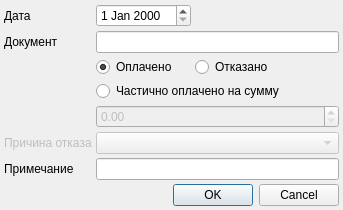
<?xml version="1.0" encoding="UTF-8"?>
<ui version="4.0">
 <class>PayStatusDialog</class>
 <widget class="QDialog" name="PayStatusDialog">
  <property name="windowModality">
   <enum>Qt::ApplicationModal</enum>
  </property>
  <property name="geometry">
   <rect>
    <x>0</x>
    <y>0</y>
    <width>343</width>
    <height>204</height>
   </rect>
  </property>
  <property name="windowTitle">
   <string>Подтверждение оплаты</string>
  </property>
  <layout class="QGridLayout">
   <property name="margin">
    <number>4</number>
   </property>
   <property name="spacing">
    <number>4</number>
   </property>
   <item row="6" column="0">
    <widget class="QLabel" name="lblNote">
     <property name="text">
      <string>Примечание</string>
     </property>
    </widget>
   </item>
   <item row="1" column="1" colspan="2">
    <widget class="QLineEdit" name="edtNumber">
     <property name="maxLength">
      <number>20</number>
     </property>
    </widget>
   </item>
   <item row="5" column="0">
    <widget class="QLabel" name="lblPayRefuseType">
     <property name="enabled">
      <bool>false</bool>
     </property>
     <property name="text">
      <string>Причина отказа</string>
     </property>
     <property name="buddy">
      <cstring>cmbRefuseType</cstring>
     </property>
    </widget>
   </item>
   <item row="1" column="0">
    <widget class="QLabel" name="lblNumber">
     <property name="text">
      <string>Документ</string>
     </property>
     <property name="buddy">
      <cstring>edtNumber</cstring>
     </property>
    </widget>
   </item>
   <item row="8" column="0" colspan="3">
    <widget class="QDialogButtonBox" name="buttonBox">
     <property name="orientation">
      <enum>Qt::Horizontal</enum>
     </property>
     <property name="standardButtons">
      <set>QDialogButtonBox::Cancel|QDialogButtonBox::Ok</set>
     </property>
    </widget>
   </item>
   <item row="5" column="1" colspan="2">
    <widget class="CRBComboBox" name="cmbRefuseType">
     <property name="enabled">
      <bool>false</bool>
     </property>
    </widget>
   </item>
   <item row="2" column="1">
    <widget class="QRadioButton" name="rbnAccepted">
     <property name="text">
      <string>Оплачено</string>
     </property>
     <property name="checked">
      <bool>true</bool>
     </property>
    </widget>
   </item>
   <item row="2" column="2">
    <widget class="QRadioButton" name="rbnRefused">
     <property name="text">
      <string>Отказано</string>
     </property>
    </widget>
   </item>
   <item row="0" column="1">
    <widget class="CDateEdit" name="edtDate">
     <property name="sizePolicy">
      <sizepolicy hsizetype="Maximum" vsizetype="Fixed">
       <horstretch>0</horstretch>
       <verstretch>0</verstretch>
      </sizepolicy>
     </property>
    </widget>
   </item>
   <item row="0" column="2">
    <spacer>
     <property name="orientation">
      <enum>Qt::Horizontal</enum>
     </property>
     <property name="sizeHint" stdset="0">
      <size>
       <width>81</width>
       <height>20</height>
      </size>
     </property>
    </spacer>
   </item>
   <item row="0" column="0">
    <widget class="QLabel" name="lblDate">
     <property name="text">
      <string>Дата</string>
     </property>
     <property name="buddy">
      <cstring>edtDate</cstring>
     </property>
    </widget>
   </item>
   <item row="3" column="1" colspan="2">
    <widget class="QRadioButton" name="rbnFactPayed">
     <property name="text">
      <string>Частично оплачено на сумму</string>
     </property>
    </widget>
   </item>
   <item row="6" column="1" colspan="2">
    <widget class="QLineEdit" name="edtNote"/>
   </item>
   <item row="7" column="0">
    <spacer>
     <property name="orientation">
      <enum>Qt::Vertical</enum>
     </property>
     <property name="sizeHint" stdset="0">
      <size>
       <width>20</width>
       <height>21</height>
      </size>
     </property>
    </spacer>
   </item>
   <item row="4" column="1" colspan="2">
    <widget class="QDoubleSpinBox" name="edtFactPayed">
     <property name="enabled">
      <bool>false</bool>
     </property>
     <property name="decimals">
      <number>2</number>
     </property>
     <property name="maximum">
      <double>99999999.989999994635582</double>
     </property>
    </widget>
   </item>
  </layout>
 </widget>
 <customwidgets>
  <customwidget>
   <class>CDateEdit</class>
   <extends>QDateEdit</extends>
   <header>library/DateEdit</header>
  </customwidget>
  <customwidget>
   <class>CRBComboBox</class>
   <extends>QComboBox</extends>
   <header>library/crbcombobox.h</header>
  </customwidget>
 </customwidgets>
 <tabstops>
  <tabstop>edtDate</tabstop>
  <tabstop>edtNumber</tabstop>
  <tabstop>rbnAccepted</tabstop>
  <tabstop>rbnRefused</tabstop>
  <tabstop>cmbRefuseType</tabstop>
  <tabstop>edtNote</tabstop>
  <tabstop>buttonBox</tabstop>
 </tabstops>
 <resources/>
 <connections>
  <connection>
   <sender>buttonBox</sender>
   <signal>accepted()</signal>
   <receiver>PayStatusDialog</receiver>
   <slot>accept()</slot>
   <hints>
    <hint type="sourcelabel">
     <x>231</x>
     <y>199</y>
    </hint>
    <hint type="destinationlabel">
     <x>153</x>
     <y>172</y>
    </hint>
   </hints>
  </connection>
  <connection>
   <sender>buttonBox</sender>
   <signal>rejected()</signal>
   <receiver>PayStatusDialog</receiver>
   <slot>reject()</slot>
   <hints>
    <hint type="sourcelabel">
     <x>239</x>
     <y>199</y>
    </hint>
    <hint type="destinationlabel">
     <x>244</x>
     <y>172</y>
    </hint>
   </hints>
  </connection>
  <connection>
   <sender>rbnRefused</sender>
   <signal>toggled(bool)</signal>
   <receiver>cmbRefuseType</receiver>
   <slot>setEnabled(bool)</slot>
   <hints>
    <hint type="sourcelabel">
     <x>254</x>
     <y>70</y>
    </hint>
    <hint type="destinationlabel">
     <x>218</x>
     <y>141</y>
    </hint>
   </hints>
  </connection>
  <connection>
   <sender>rbnRefused</sender>
   <signal>toggled(bool)</signal>
   <receiver>lblPayRefuseType</receiver>
   <slot>setEnabled(bool)</slot>
   <hints>
    <hint type="sourcelabel">
     <x>229</x>
     <y>70</y>
    </hint>
    <hint type="destinationlabel">
     <x>24</x>
     <y>141</y>
    </hint>
   </hints>
  </connection>
  <connection>
   <sender>rbnFactPayed</sender>
   <signal>toggled(bool)</signal>
   <receiver>edtFactPayed</receiver>
   <slot>setEnabled(bool)</slot>
   <hints>
    <hint type="sourcelabel">
     <x>155</x>
     <y>92</y>
    </hint>
    <hint type="destinationlabel">
     <x>157</x>
     <y>104</y>
    </hint>
   </hints>
  </connection>
 </connections>
</ui>
